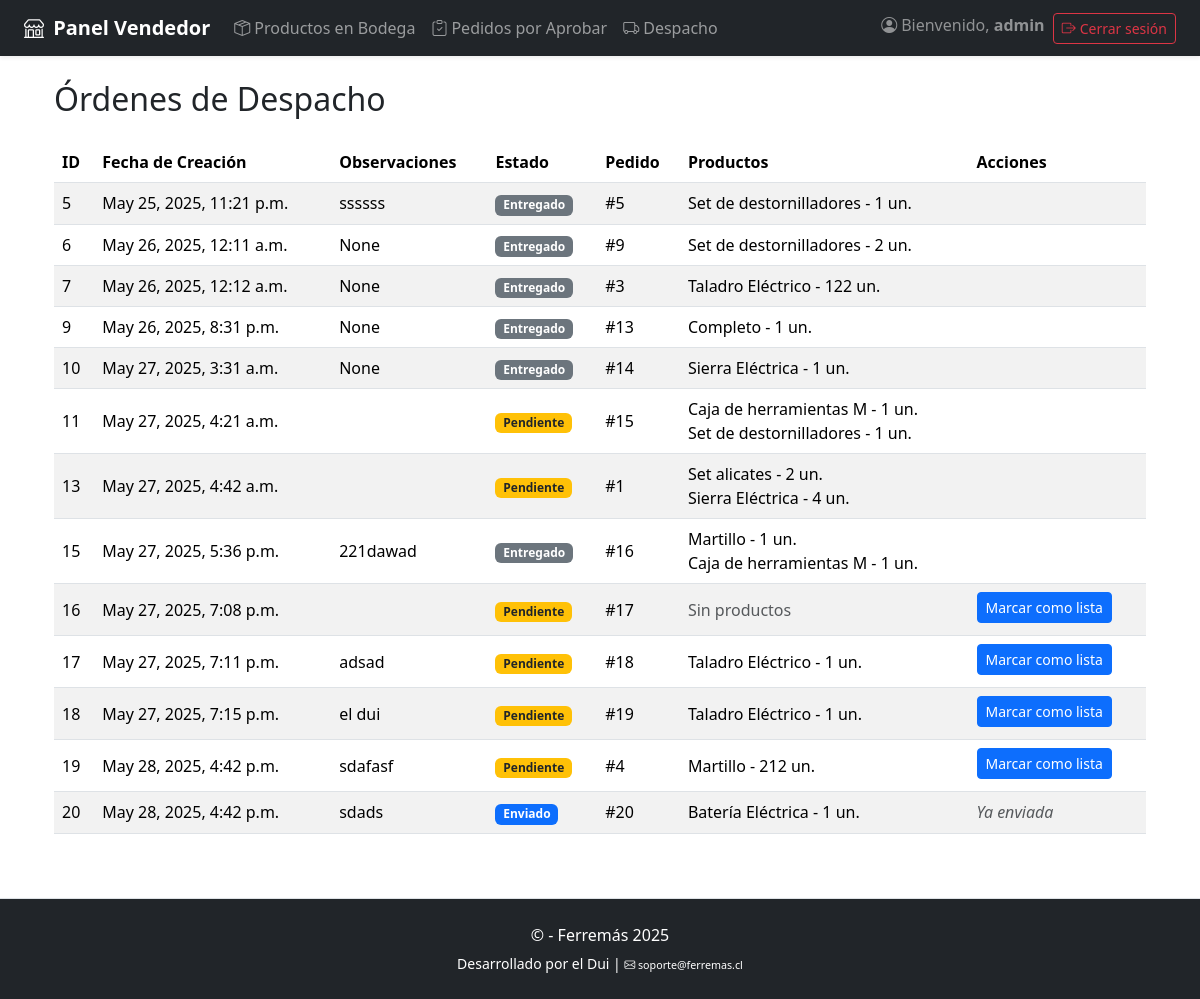
The page /vendedorapp/ordenes_despacho/ (signed in) on the database its author committed.
### tienda/models.py (models this page shows, shortened)
class OrdenDespacho(models.Model):
    pedido = models.OneToOneField(Pedido, on_delete=models.CASCADE, related_name='orden_despacho')
    fecha_creacion = models.DateTimeField(auto_now_add=True)
    observaciones = models.TextField(blank=True, null=True)
    motivo_rechazo = models.TextField(blank=True, null=True)
    estado = models.CharField(max_length=20, choices=[
        ('pendiente', 'Pendiente'),
        ('preparando', 'Preparando'),
        ('listo', 'Listo para entregar'),
        ('enviado', 'Enviado'),
        ('entregado', 'Entregado'),
    ], default='pendiente')

class Pedido(models.Model):
    ESTADOS = [
        ('pendiente', 'Pendiente'),
        ('aprobado', 'Aprobado'),
        ('rechazado', 'Rechazado'),
        ('en_preparacion', 'En preparación'),
        ('enviado', 'Enviado'),
        ('en_tienda', 'En tienda'),
        ('entregado', 'Entregado'),
        ('finalizado', 'Finalizado'),
    ]
    usuario = models.ForeignKey(User, on_delete=models.SET_NULL, null=True, blank=True)
    fecha_creacion = models.DateTimeField(auto_now_add=True)
    estado = models.CharField(max_length=20, choices=ESTADOS, default='pendiente')
    datos_compra = models.OneToOneField('DatosCompra', on_delete=models.CASCADE, null=True, blank=True)

class ItemPedido(models.Model):
    pedido = models.ForeignKey(Pedido, on_delete=models.CASCADE, related_name='items')
    producto = models.ForeignKey(Producto, on_delete=models.PROTECT)
    cantidad = models.PositiveIntegerField()
    precio_unitario = models.DecimalField(max_digits=10, decimal_places=2)  # Precio al momento de compra

class Producto(models.Model):
    CATEGORIAS = [
        ('herramientas', 'Herramientas'),
        ('herramientas_electricas', 'Herramientas Eléctricas'),
        ('herramientas_manuales', 'Herramientas Manuales'),
        ('materiales', 'Materiales'),
        ('accesorios', 'Accesorios'),
        ('pinturas', 'Pinturas'),
        ('electricidad', 'Electricidad'),
        ('inalambricas', 'Inalámbricas'),
        ('medicion', 'Medición'),
    ]
    nombre = models.CharField(max_length=255)
    descripcion = models.TextField()
    categoria = models.CharField(max_length=100, choices=CATEGORIAS)
    stock = models.IntegerField()
    imagen = models.ImageField(upload_to='static/productos/')
    activo = models.BooleanField(default=True)

### vendedorapp/views.py (the view)
# urls.py: path('ordenes_despacho/', views.ordenes_de_despacho, name='ordenes_de_despacho'),
@login_required
@user_passes_test(es_vendedor)
def ordenes_de_despacho(request):
    ordenes = OrdenDespacho.objects.all()
    return render(request, 'vendedorapp/despacho.html', {'ordenes': ordenes})

### tienda/context_processors.py (called while the page is built, shortened)
def carrito_context(request):
    carrito = request.session.get('carrito', {})
    items = []
    total = 0
    return {
        'carrito_items': items,
        'carrito_total': total
    }

### vendedorapp/templates/vendedorapp/despacho.html (shortened to what this page needs)
{% extends 'base_vendedor.html' %}
{% block content %}
<div class="container">
    <h2 class="my-4">Órdenes de Despacho</h2>
    {% if ordenes %}
    <div class="table-responsive">
        <table class="table table-striped align-middle">
            <thead>
                <tr>
                    <th>ID</th>
                    <th>Fecha de Creación</th>
                    <th>Observaciones</th>
                    <th>Estado</th>
                    <th>Pedido</th>
                    <th>Productos</th>
                    <th>Acciones</th>
                </tr>
            </thead>
            <tbody>
                {% for orden in ordenes %}
                <tr>
                    <td>{{ orden.id }}</td>
                    <td>{{ orden.fecha_creacion }}</td>
                    <td>{{ orden.observaciones }}</td>
                    <td>
                        {% if orden.estado == 'entregado' %}
                            <span class="badge bg-secondary">Entregado</span>
                        {% elif orden.estado == 'listo' %}
                            <span class="badge bg-success">Listo para entregar</span>
                        {% elif orden.estado == 'enviado' %}
                            <span class="badge bg-primary">Enviado</span>
                        {% else %}
                            <span class="badge bg-warning text-dark">Pendiente</span>
                        {% endif %}
                    </td>
                    <td>#{{ orden.pedido.id }}</td>
                    <td>
                        <ul class="list-unstyled mb-0">
                            {% for item in orden.pedido.items.all %}
                            <li>{{ item.producto.nombre }} - {{ item.cantidad }} un.</li>
                            {% empty %}
                            <li class="text-muted">Sin productos</li>
                            {% endfor %}
                        </ul>
                    </td>
                    <td>
                        {% if orden.estado == 'pendiente' %}
                            <a href="{% url 'aprobar_orden' orden.id %}" class="btn btn-sm btn-primary mb-1">Marcar como lista</a>
                        {% elif orden.estado == 'listo' %}
                            <a href="{% url 'marcar_enviado' orden.id %}" class="btn btn-sm btn-success mb-1">Marcar como enviado</a>
                        {% elif orden.estado == 'enviado' %}
                            <em class="text-muted">Ya enviada</em>
                        {% endif %}
                    </td>
                </tr>
                {% endfor %}
            </tbody>
        </table>
    </div>
    {% else %}
    <div class="alert alert-info">No hay órdenes de despacho registradas.</div>
    {% endif %}
</div>
{% endblock %}

### vendedorapp/templates/base_vendedor.html (shortened to what this page needs)
{% load static %}
<!DOCTYPE html>
<html lang="es">
<head>
    <link rel="stylesheet" href="https://cdn.jsdelivr.net/npm/bootstrap@5.3.2/dist/css/bootstrap.min.css">
    <link rel="stylesheet" href="https://cdn.jsdelivr.net/npm/bootstrap-icons@1.10.5/font/bootstrap-icons.css">
    <link rel="stylesheet" href="{% static 'css/style_vendedor.css' %}">
</head>
<body>
<nav class="navbar navbar-expand-lg navbar-dark bg-dark px-4 mb-4 shadow-sm">
    <a class="navbar-brand fw-bold" href="{% url 'home' %}">
        <i class="bi bi-shop me-1"></i> Panel Vendedor
    </a>
    <div class="collapse navbar-collapse">
        <ul class="navbar-nav me-auto">
            <li class="nav-item">
                <a class="nav-link {% if request.resolver_match.url_name == 'productos_bodega' %}active fw-bold text-warning{% endif %}"
                    href="{% url 'productos_bodega' %}">
                    <i class="bi bi-box-seam me-1"></i>Productos en Bodega
                </a>
            </li>
            <li class="nav-item">
                <a class="nav-link {% if request.resolver_match.url_name == 'pedidos_por_aprobar' %}active fw-bold text-warning{% endif %}"
                    href="{% url 'pedidos_por_aprobar' %}">
                    <i class="bi bi-clipboard-check me-1"></i>Pedidos por Aprobar
                </a>
            </li>
            <li class="nav-item">
                <a class="nav-link {% if request.resolver_match.url_name == 'despacho' %}active fw-bold text-warning{% endif %}"
                    href="{% url 'despacho' %}">
                    <i class="bi bi-truck me-1"></i>Despacho
                </a>
            </li>
        </ul>
        <ul class="navbar-nav">
            {% if request.user.is_authenticated %}
                <li class="nav-item me-2">
                    <span class="navbar-text text-white-50">
                        <i class="bi bi-person-circle me-1"></i>Bienvenido, <strong>{{ request.user.username }}</strong>
                    </span>
                </li>
                <li class="nav-item">
                    <a href="{% url 'logout' %}" class="btn btn-sm btn-outline-danger">
                        <i class="bi bi-box-arrow-right me-1"></i>Cerrar sesión
                    </a>
                </li>
            {% endif %}
        </ul>
    </div>
</nav>
<main class="container mb-5">
    {% block content %}{% endblock %}
    </main>
<footer class="bg-dark text-white text-center py-4 mt-5 border-top shadow-sm">
    <div class="container">
        <p class="mb-1">&copy; {{ year }} - Ferremás 2025</p>
        <small>Desarrollado por el Dui | <small><small><i class="bi bi-envelope"></i> soporte@ferremas.cl</small>
</small>
    </div>
</footer>
</body>
</html>

### rows shown on the page
OrdenDespacho: id "5", fecha_creacion "May 25, 2025, 11:21 p.m.", observaciones "ssssss", estado "Entregado", pedido.id "5"
ItemPedido: producto.nombre "Set de destornilladores", cantidad "1"
OrdenDespacho: id "6", fecha_creacion "May 26, 2025, 12:11 a.m.", observaciones "None", estado "Entregado", pedido.id "9"
ItemPedido: producto.nombre "Set de destornilladores", cantidad "2"
OrdenDespacho: id "7", fecha_creacion "May 26, 2025, 12:12 a.m.", observaciones "None", estado "Entregado", pedido.id "3"
ItemPedido: producto.nombre "Taladro Eléctrico", cantidad "122"
OrdenDespacho: id "9", fecha_creacion "May 26, 2025, 8:31 p.m.", observaciones "None", estado "Entregado", pedido.id "13"
ItemPedido: producto.nombre "Completo", cantidad "1"
OrdenDespacho: id "10", fecha_creacion "May 27, 2025, 3:31 a.m.", observaciones "None", estado "Entregado", pedido.id "14"
ItemPedido: producto.nombre "Sierra Eléctrica", cantidad "1"
OrdenDespacho: id "11", fecha_creacion "May 27, 2025, 4:21 a.m.", estado "Pendiente", pedido.id "15"
ItemPedido: producto.nombre "Caja de herramientas M", cantidad "1"
ItemPedido: producto.nombre "Set de destornilladores", cantidad "1"
OrdenDespacho: id "13", fecha_creacion "May 27, 2025, 4:42 a.m.", estado "Pendiente", pedido.id "1"
ItemPedido: producto.nombre "Set alicates", cantidad "2"
ItemPedido: producto.nombre "Sierra Eléctrica", cantidad "4"
OrdenDespacho: id "15", fecha_creacion "May 27, 2025, 5:36 p.m.", observaciones "221dawad", estado "Entregado", pedido.id "16"
ItemPedido: producto.nombre "Martillo", cantidad "1"
ItemPedido: producto.nombre "Caja de herramientas M", cantidad "1"
OrdenDespacho: id "16", fecha_creacion "May 27, 2025, 7:08 p.m.", estado "Pendiente", pedido.id "17"
OrdenDespacho: id "17", fecha_creacion "May 27, 2025, 7:11 p.m.", observaciones "adsad", estado "Pendiente", pedido.id "18"
ItemPedido: producto.nombre "Taladro Eléctrico", cantidad "1"
OrdenDespacho: id "18", fecha_creacion "May 27, 2025, 7:15 p.m.", observaciones "el dui", estado "Pendiente", pedido.id "19"
ItemPedido: producto.nombre "Taladro Eléctrico", cantidad "1"
OrdenDespacho: id "19", fecha_creacion "May 28, 2025, 4:42 p.m.", observaciones "sdafasf", estado "Pendiente", pedido.id "4"
ItemPedido: producto.nombre "Martillo", cantidad "212"
OrdenDespacho: id "20", fecha_creacion "May 28, 2025, 4:42 p.m.", observaciones "sdads", estado "Enviado", pedido.id "20"
ItemPedido: producto.nombre "Batería Eléctrica", cantidad "1"

### other values the page prints
{{ request.user.username }} "admin"
